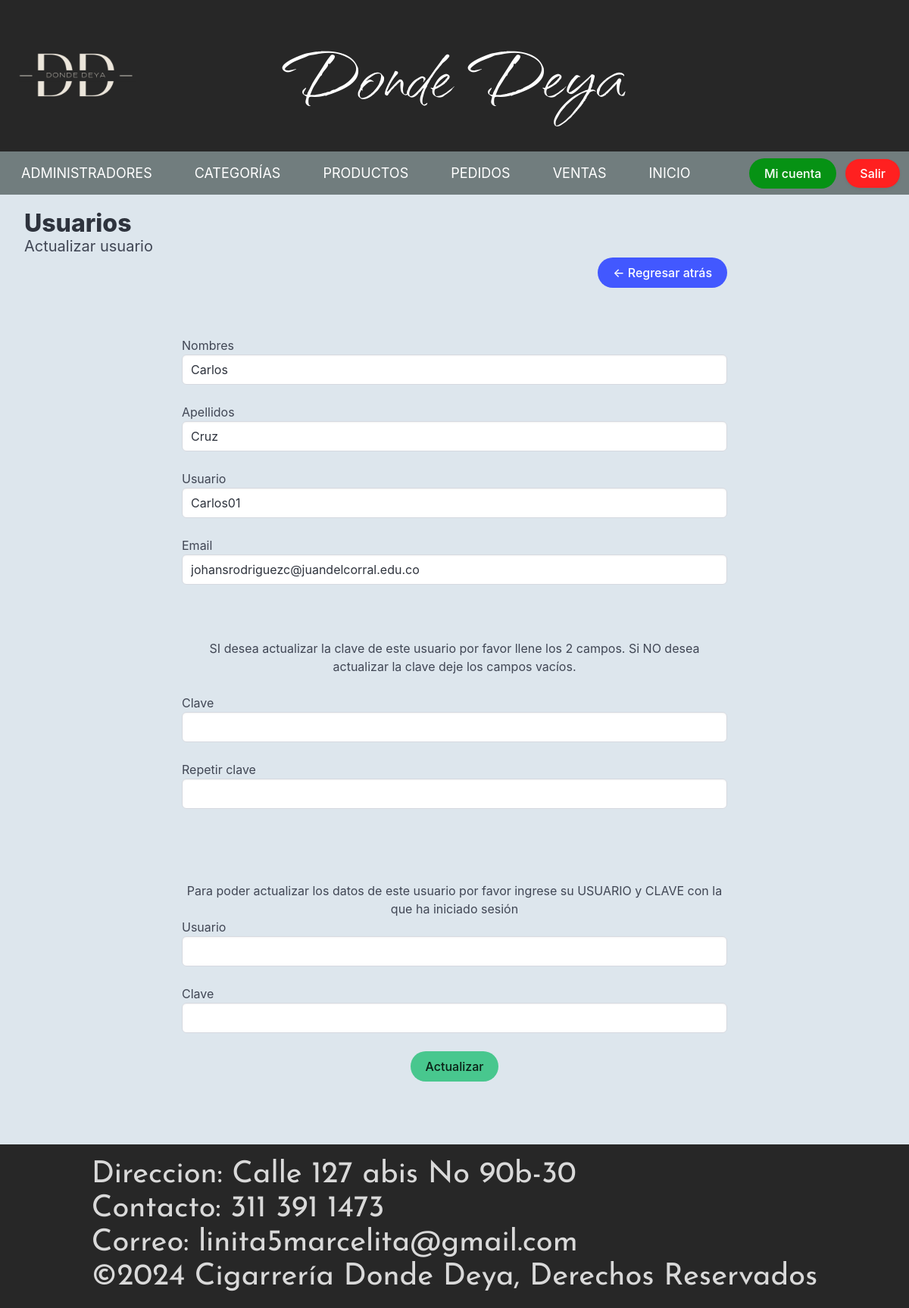
The page /index.php?vista=user_update&user_id_up=9 (signed in) on the database its author committed.
### tables this page shows
CREATE TABLE `usuario` (
  `usuario_id` int(10) NOT NULL,
  `usuario_nombre` varchar(40) NOT NULL,
  `usuario_apellido` varchar(40) NOT NULL,
  `usuario_usuario` varchar(20) NOT NULL,
  `usuario_clave` varchar(200) NOT NULL,
  `usuario_email` varchar(70) NOT NULL,
  `usuario_rol` int(2) NOT NULL,
  `usuario_activo` int(2) NOT NULL,
  `usuario_token` varchar(255) NOT NULL,
  `usuario_token_expiration` datetime DEFAULT NULL
);

### index.php (called while the page is built, shortened)
<?php
$controller = new MainController();
$controller->handleRequest();
?>

### modelo/Utils.php (called while the page is built, shortened)
<?php
class Utils {
    public static function limpiar_cadena($cadena) {
        $cadena = trim($cadena);
        $cadena = stripslashes($cadena);
        $cadena = str_ireplace([
            "<script>", "</script>", "<script src", "<script type=",
            "SELECT * FROM", "DELETE FROM", "INSERT INTO", "DROP TABLE",
            "DROP DATABASE", "TRUNCATE TABLE", "SHOW TABLES;", "SHOW DATABASES;",
            "<?php", "?>", "--", "^", "<", "[", "]", "==", ";", "::"
        ], "", $cadena);
        return trim($cadena);
    }
}

### vistas/user_update.php (the view, shortened to what this page needs)
<?php
	 require_once "./modelo/Utils.php";
    $id = (isset($_GET['user_id_up'])) ? $_GET['user_id_up'] : 0;
    $id=Utils::limpiar_cadena($id);
?>
<div class="container is-fluid mb-6">
	<?php if($id==$_SESSION['id']){ ?>
		<h1 class="title">Mi cuenta</h1>
		<h2 class="subtitle">Actualizar datos de cuenta</h2>
	<?php }else{ ?>
		<h1 class="title">Usuarios</h1>
		<h2 class="subtitle">Actualizar usuario</h2>
	<?php } ?>
</div>
<div class="container pb-6 pt-6">
	<?php
		include "./inc/btn_back.php";
    	$check_usuario=Utils::conexion();
    	$check_usuario=$check_usuario->query("SELECT * FROM usuario WHERE usuario_id='$id'");
        if($check_usuario->rowCount()>0){
        	$datos=$check_usuario->fetch();
	?>
	<form action="./php/usuario_actualizar.php" method="POST" class="FormularioAjax" autocomplete="off" >
		<div class="columns">
		  	<div class="column">
		    	<div class="control">
					<label>Nombres</label>
				  	<input class="input" type="text" name="usuario_nombre" pattern="[a-zA-ZáéíóúÁÉÍÓÚñÑ ]{3,40}" maxlength="40" required value="<?php echo $datos['usuario_nombre']; ?>" >
				</div>
		  	</div>
		  	<div class="column">
		    	<div class="control">
					<label>Apellidos</label>
				  	<input class="input" type="text" name="usuario_apellido" pattern="[a-zA-ZáéíóúÁÉÍÓÚñÑ ]{3,40}" maxlength="40" required value="<?php echo $datos['usuario_apellido']; ?>" >
				</div>
		  	</div>
		</div>
		<div class="columns">
		  	<div class="column">
		    	<div class="control">
					<label>Usuario</label>
				  	<input class="input" type="text" name="usuario_usuario" pattern="[a-zA-Z0-9]{4,20}" maxlength="20" required value="<?php echo $datos['usuario_usuario']; ?>" >
				</div>
		  	</div>
		  	<div class="column">
		    	<div class="control">
					<label>Email</label>
				  	<input class="input" type="email" name="usuario_email" maxlength="70" value="<?php echo $datos['usuario_email']; ?>" >
				</div>
		  	</div>
		</div>
		<br><br>
		<p class="has-text-centered">
			SI desea actualizar la clave de este usuario por favor llene los 2 campos. Si NO desea actualizar la clave deje los campos vacíos.
		</p>
		<br>
		<div class="columns">
			<div class="column">
		    	<div class="control">
					<label>Clave</label>
				  	<input class="input" type="password" name="usuario_clave_1" pattern="[a-zA-Z0-9$@.-]{7,100}" maxlength="100" >
				</div>
		  	</div>
		  	<div class="column">
		    	<div class="control">
					<label>Repetir clave</label>
				  	<input class="input" type="password" name="usuario_clave_2" pattern="[a-zA-Z0-9$@.-]{7,100}" maxlength="100" >
				</div>
		  	</div>
		</div>
		<br><br><br>
		<p class="has-text-centered">
			Para poder actualizar los datos de este usuario por favor ingrese su USUARIO y CLAVE con la que ha iniciado sesión
		</p>
		<div class="columns">
		  	<div class="column">
		    	<div class="control">
					<label>Usuario</label>
				  	<input class="input" type="text" name="administrador_usuario" pattern="[a-zA-Z0-9]{4,20}" maxlength="20" required >
				</div>
		  	</div>
		  	<div class="column">
		    	<div class="control">
					<label>Clave</label>
				  	<input class="input" type="password" name="administrador_clave" pattern="[a-zA-Z0-9$@.-]{7,100}" maxlength="100" required >
				</div>
		  	</div>
		</div>
		<p class="has-text-centered">
			<button type="submit" class="button is-success is-rounded">Actualizar</button>
		</p>
	</form>
	<?php
		}else{
			include "./inc/error_alert.php";
		}
	?>
</div>
<?php require_once "./inc/footer.php"; ?>

### css/estilos2.css (style rules this page uses)
.container.is-fluid { margin-top: 20px; }
.control { position: relative; }
.input { width: 100%; padding: 10px; border: 1px solid #ddd; border-radius: 4px; font-size: 1em; color: #333; box-sizing: border-box; }
.columns { display: flex; flex-direction: column; }
.container.pb-6.pt-6 { margin: 4px auto; position: relative; width: 60%; margin-top: -110px; }

### rows shown on the page
usuario: usuario_nombre "Carlos", usuario_apellido "Cruz", usuario_usuario "Carlos01", usuario_email "johansrodriguezc@juandelcorral.edu.co"
